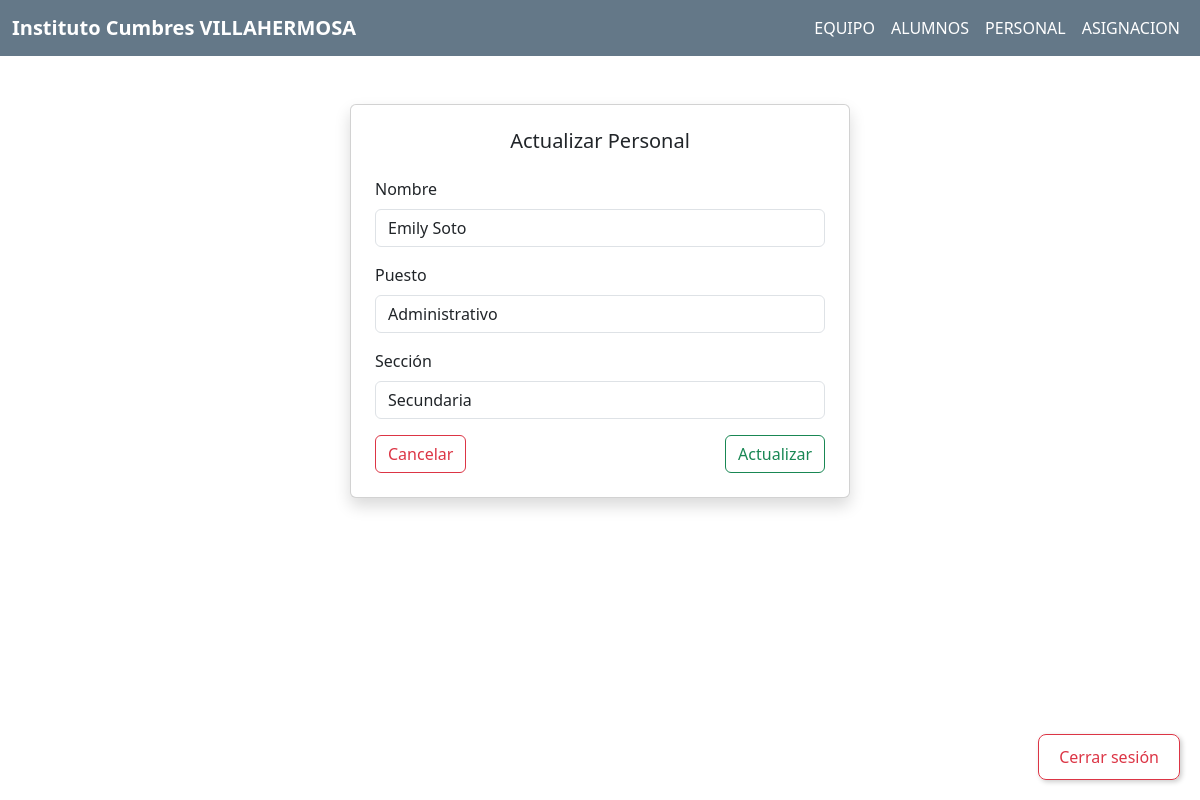
Page /personal/editar/5/ (signed in) on the committed database.
### task/models.py (models this page shows, shortened)
class Personal(models.Model):
    id_personal = models.AutoField(primary_key=True)
    nombre = models.CharField(max_length=200)
    puesto = models.CharField(max_length=100)
    seccion = models.CharField(max_length=50)

### task/views.py (the view)
# urls.py: path('personal/editar/<int:id>/', views.update_personal, name='editar_personal'),
@login_required
def update_personal(request, id):
    personal = get_object_or_404(Personal, id_personal=id)
    if request.method == 'POST':
        personal.nombre = request.POST['nombre']
        personal.puesto = request.POST['puesto']
        personal.seccion = request.POST['seccion']
        personal.save()
        return redirect('personal')  # Redirecciona a la lista de personal
    return render(request, 'personal/update_personal.html', {'personal': personal})

### task/templates/personal/update_personal.html (shortened to what this page needs)
{% extends 'base_navbar.html' %}
{% block content %}
<div class="container mt-5 d-flex justify-content-center">
    <div class="card shadow p-4" style="width: 100%; max-width: 500px;">
        <h5 class="card-title text-center mb-4">Actualizar Personal</h5>
        <form method="post">
            <div class="mb-3">
                <label class="form-label">Nombre</label>
                <input type="text" class="form-control" name="nombre" value="{{ personal.nombre }}" required>
            </div>
            <div class="mb-3">
                <label class="form-label">Puesto</label>
                <input type="text" class="form-control" name="puesto" value="{{ personal.puesto }}" required>
            </div>
            <div class="mb-3">
                <label class="form-label">Sección</label>
                <input type="text" class="form-control" name="seccion" value="{{ personal.seccion }}" required>
            </div>
            <div class="d-flex justify-content-between">
                <a href="{% url 'personal' %}" type="button" class="btn btn-outline-danger">Cancelar</a>
                <button type="submit" class="btn btn-outline-success">Actualizar</button>
            </div>
        </form>
    </div>
</div>
{% endblock %}

### rows in the picture
Personal: nombre "Emily Soto", puesto "Administrativo", seccion "Secundaria"
